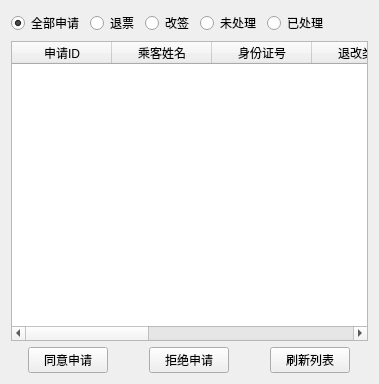
      <widget class="QWidget" name="tab_7">
       <attribute name="title">
        <string>退改信息管理</string>
       </attribute>
       <layout class="QVBoxLayout" name="verticalLayout_18">
        <item>
         <layout class="QHBoxLayout" name="horizontalLayout_19">
          <item>
           <widget class="QRadioButton" name="rbtnAllApply">
            <property name="text">
             <string>全部申请</string>
            </property>
            <property name="checked">
             <bool>true</bool>
            </property>
           </widget>
          </item>
          <item>
           <widget class="QRadioButton" name="rbtnRefund">
            <property name="text">
             <string>退票</string>
            </property>
           </widget>
          </item>
          <item>
           <widget class="QRadioButton" name="rbtnRebook">
            <property name="text">
             <string>改签</string>
            </property>
           </widget>
          </item>
          <item>
           <widget class="QRadioButton" name="rbtnpending">
            <property name="text">
             <string>未处理</string>
            </property>
           </widget>
          </item>
          <item>
           <widget class="QRadioButton" name="rbtnProcessed">
            <property name="text">
             <string>已处理</string>
            </property>
           </widget>
          </item>
          <item>
           <spacer name="horizontalSpacer_8">
            <property name="orientation">
             <enum>Qt::Orientation::Horizontal</enum>
            </property>
            <property name="sizeHint" stdset="0">
             <size>
              <width>40</width>
              <height>20</height>
             </size>
            </property>
           </spacer>
          </item>
         </layout>
        </item>
        <item>
         <widget class="QTableWidget" name="rebookTable">
          <property name="minimumSize">
           <size>
            <width>0</width>
            <height>300</height>
           </size>
          </property>
          <property name="editTriggers">
           <set>QAbstractItemView::EditTrigger::NoEditTriggers</set>
          </property>
          <property name="selectionBehavior">
           <enum>QAbstractItemView::SelectionBehavior::SelectRows</enum>
          </property>
          <attribute name="horizontalHeaderStretchLastSection">
           <bool>true</bool>
          </attribute>
          <column>
           <property name="text">
            <string>申请ID</string>
           </property>
          </column>
          <column>
           <property name="text">
            <string>乘客姓名</string>
           </property>
          </column>
          <column>
           <property name="text">
            <string>身份证号</string>
           </property>
          </column>
          <column>
           <property name="text">
            <string>退改类型</string>
           </property>
          </column>
          <column>
           <property name="text">
            <string>原航班号</string>
           </property>
          </column>
          <column>
           <property name="text">
            <string>目标航班</string>
           </property>
          </column>
          <column>
           <property name="text">
            <string>申请时间</string>
           </property>
          </column>
          <column>
           <property name="text">
            <string>申请状态</string>
           </property>
          </column>
         </widget>
        </item>
        <item>
         <layout class="QHBoxLayout" name="horizontalLayout_18">
          <item alignment="Qt::AlignmentFlag::AlignHCenter">
           <widget class="QPushButton" name="btnApprove">
            <property name="text">
             <string>同意申请</string>
            </property>
           </widget>
          </item>
          <item alignment="Qt::AlignmentFlag::AlignHCenter">
           <widget class="QPushButton" name="btnReject">
            <property name="text">
             <string>拒绝申请</string>
            </property>
           </widget>
          </item>
          <item alignment="Qt::AlignmentFlag::AlignHCenter">
           <widget class="QPushButton" name="btnRefreshrebook">
            <property name="text">
             <string>刷新列表</string>
            </property>
           </widget>
          </item>
         </layout>
        </item>
       </layout>
      </widget>
